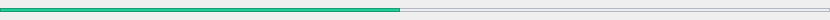
<?xml version="1.0" encoding="UTF-8"?>
<ui version="4.0">
 <class>MusicSlider</class>
 <widget class="QWidget" name="MusicSlider">
  <property name="geometry">
   <rect>
    <x>0</x>
    <y>0</y>
    <width>830</width>
    <height>20</height>
   </rect>
  </property>
  <property name="windowTitle">
   <string>Form</string>
  </property>
  <widget class="QFrame" name="inLine">
   <property name="geometry">
    <rect>
     <x>0</x>
     <y>8</y>
     <width>830</width>
     <height>4</height>
    </rect>
   </property>
   <property name="styleSheet">
    <string notr="true">background-color:#EBEEF5;</string>
   </property>
   <property name="frameShape">
    <enum>QFrame::StyledPanel</enum>
   </property>
   <property name="frameShadow">
    <enum>QFrame::Raised</enum>
   </property>
  </widget>
  <widget class="QFrame" name="outLine">
   <property name="geometry">
    <rect>
     <x>0</x>
     <y>8</y>
     <width>400</width>
     <height>4</height>
    </rect>
   </property>
   <property name="styleSheet">
    <string notr="true">background-color:#1ECC94;</string>
   </property>
   <property name="frameShape">
    <enum>QFrame::StyledPanel</enum>
   </property>
   <property name="frameShadow">
    <enum>QFrame::Raised</enum>
   </property>
  </widget>
 </widget>
 <resources/>
 <connections/>
</ui>
